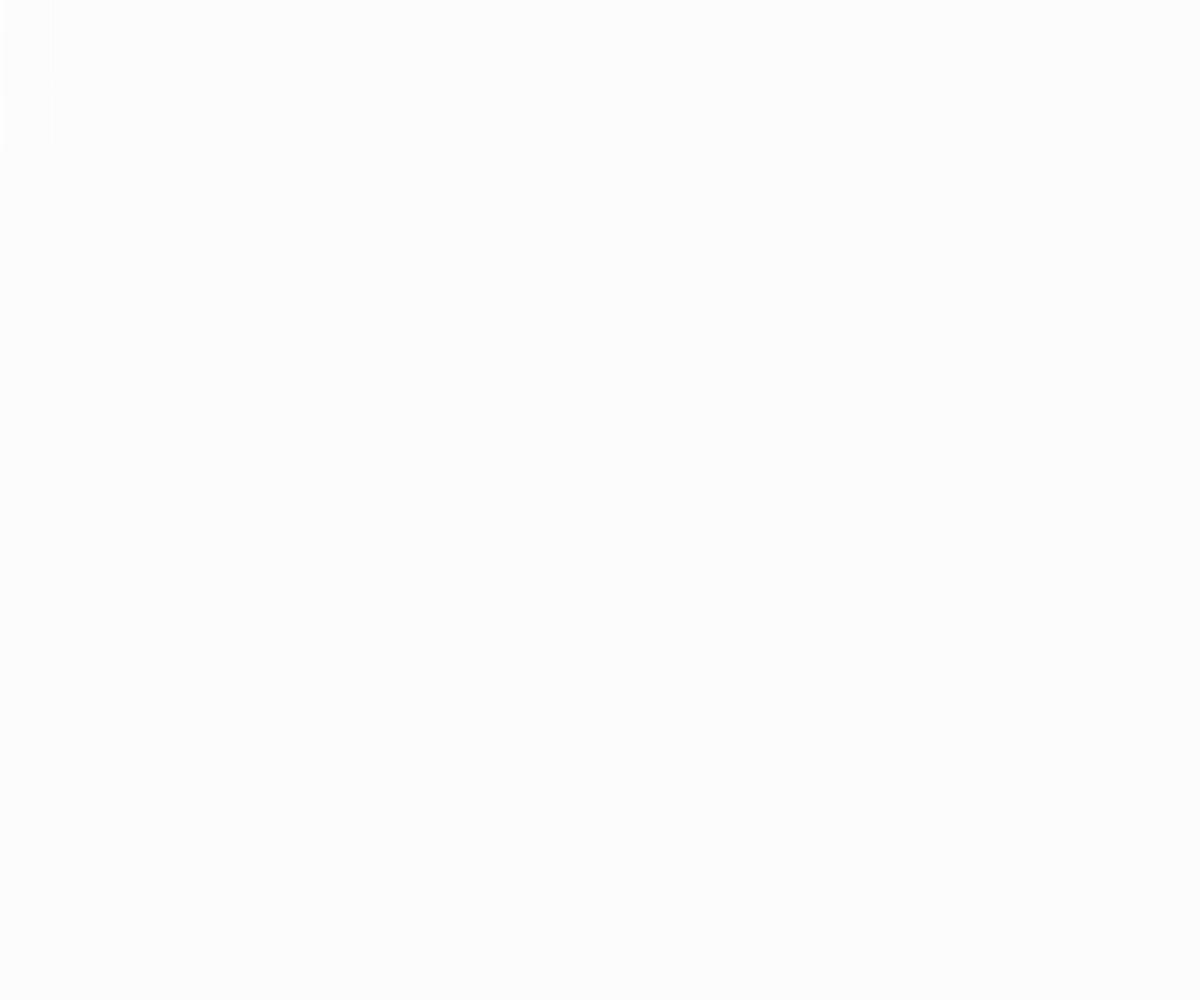
Frame 1 (no input)
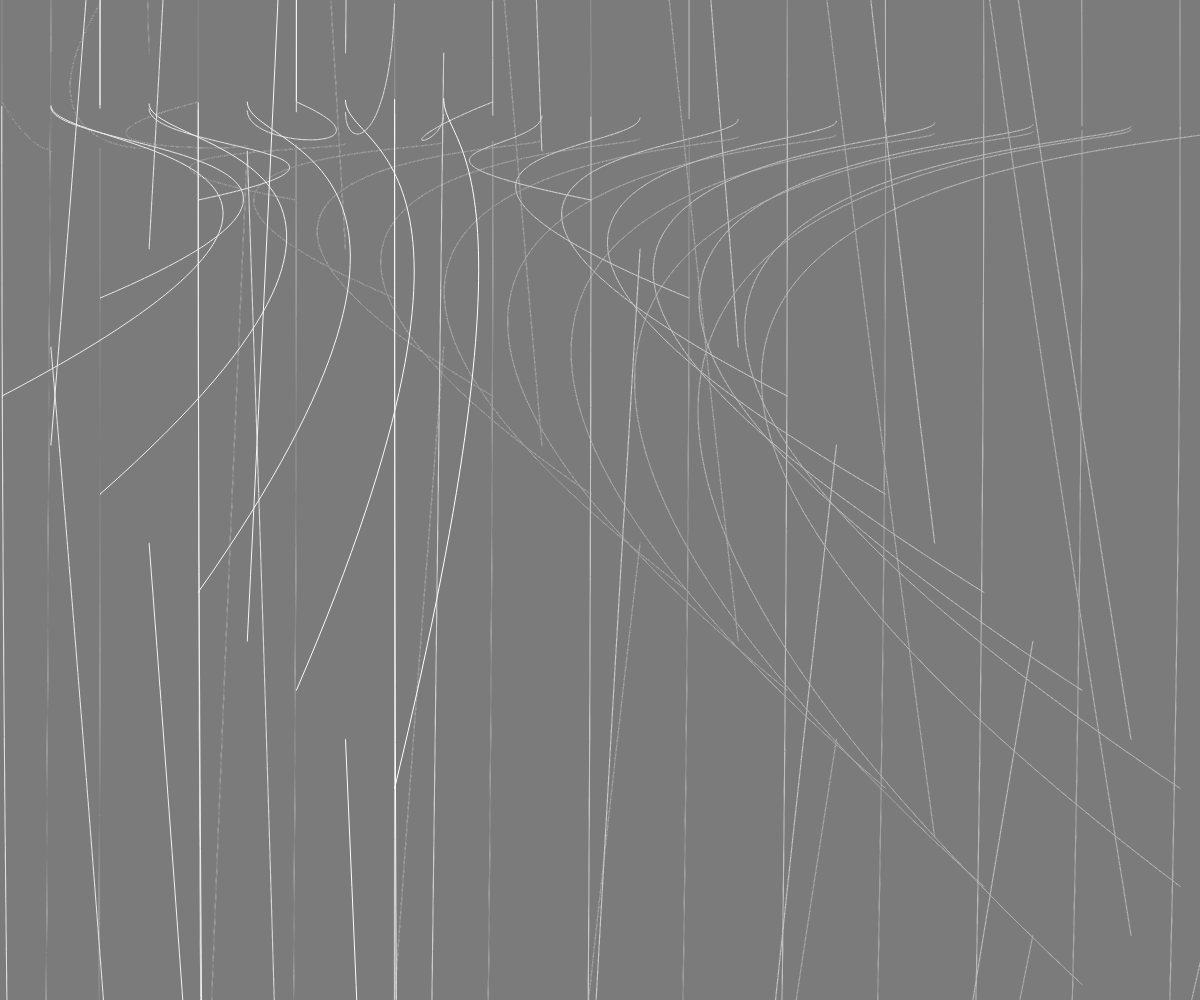
Frame 60 (no input)
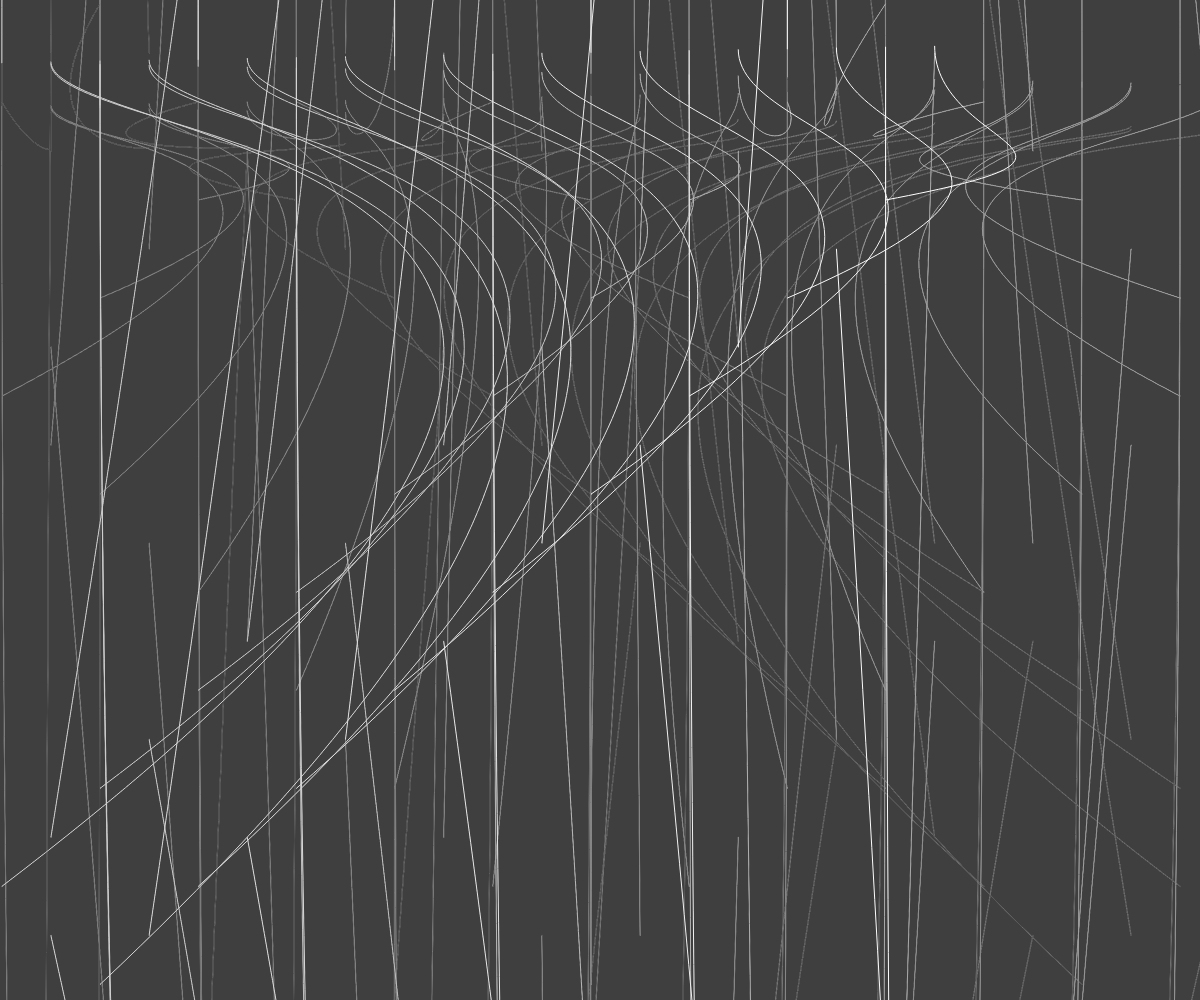
Frame 120 (the mouse pressed at the canvas centre since frame 60)

The p5.js sketch that drew these frames (run headless with seeded random() and noise() and a simulated clock; from frame 60 on, the mouse is pressed at the canvas centre):

// p5.js sketch
// ── sketch.js
let bouncy = {
  
  size: 16,
  posX: 100,
  posY: 200,
  vitX: Math.random(1) -50,
  vitY: Math.random(60) -50,
  name: "A bouncy thing",
  
  bouger: function (){
    this.posX = this.posX + this.vitX;
    this.posY += this.vitY;  // posY = posY + vitY
  },
  
  rebondir: function (){
    if( this.posX + this.size > width || this.posX < 10 ){
      this.vitX = this.vitX * -1;
    }
    if( this.posY + this.size > height || this.posY < 10 ){
      this.vitY *= -1;  // vitY = vitY * -1;
    }
  },
  
  afficher: function (){
    stroke(0);
    square(this.posX, this.posY, this.size);
    noStroke();
    text(this.name, this.posX, this.posY-4);
  },
  
  update: function(){
    this.bouger();
    this.rebondir();
    //this.afficher();
  }

}; // bouncy object


let Blabla = Object.create(bouncy);
Blabla.name = "Bouncy McBounceface";
Blabla.vitX = Math.random(8) -10;
Blabla.vitY = Math.random(8) -100;

let Chaton = Object.create(bouncy);
Chaton.name = "Copy 2 of Bouncy déf bis";
Chaton.vitY = Math.random(10) -5000;
Blabla.vitY = Math.random(10) -5000;

let Delta = Object.create(bouncy);
Delta.name = "Copy 2 of Bouncy déf bis";
Delta.vitY = Math.random(100) -500;
Delta.vitY = Math.random(100) -1;

function setup() {
  createCanvas(windowWidth, windowHeight);
  frameRate(120);
}

function draw() {
  background(0,0,0,3);
  bouncy.update();
  Blabla.update();
  Chaton.update();
  Delta.update();
  
  noFill();
  stroke(255);
  bezier(
    bouncy.posX, bouncy.posY,
    Blabla.posX, Blabla.posY,
    Chaton.posX, Chaton.posY,
    Delta.posX, Delta.posY,
  );
}
